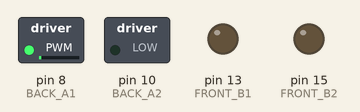
Recording of a program running on a simulated Raspberry Pi (header pin numbers). On the bench: switched loads named in the program (green lamp = pin HIGH), output pins drawn as LEDs (lit = HIGH).

Above: at 0.05 s.
At 1.0 s:
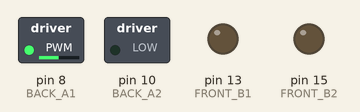
At 2.0 s:
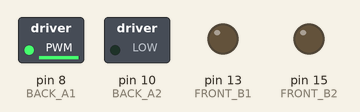
At 4.0 s:
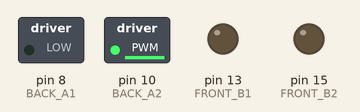
Timing chart, 0 to 5.2 s (numbered marks = the images above):
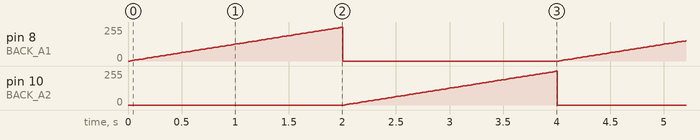

Measured:
- by itself, pin 8 (BACK_A1), pin 10 (BACK_A2): ramps from 0/255 to 252/255 and jumps back, once every 4.0 s

The program:

motorDrive.py
```python
import RPi.GPIO as GPIO
import time
GPIO.setmode(GPIO.BOARD)

"""back motor"""
BACK_A1=8
BACK_A2=10
GPIO.setup(BACK_A1, GPIO.OUT)
GPIO.setup(BACK_A2, GPIO.OUT)
"""front motor"""
FRONT_B1=13
FRONT_B2=15
GPIO.setup(FRONT_B1, GPIO.OUT)
GPIO.setup(FRONT_B2, GPIO.OUT)
"""
GPIO.output(11,1)
GPIO.output(12,0)
time.sleep(0.5)
GPIO.output(11,0)
GPIO.output(12,1)
time.sleep(0.5)
"""
speed=100
clock=20
p=GPIO.PWM(BACK_A1,clock)
q=GPIO.PWM(BACK_A2,clock)

p.start(0)
q.start(0)
"""
GPIO.output(FRONT_B1,1)
GPIO.output(FRONT_B2,0)
time.sleep(0.5)
GPIO.output(FRONT_B1,0)
GPIO.output(FRONT_B2,1)
time.sleep(0.5)
"""
try:

	while True:
					for i in range(speed):
								p.ChangeDutyCycle(i)
								time.sleep(0.02)
					for i in range(speed):
								p.ChangeDutyCycle(speed-i)

					p.ChangeDutyCycle(0)

					for i in range(speed):
								q.ChangeDutyCycle(i)
								time.sleep(0.02)
					for i in range(speed):
								q.ChangeDutyCycle(speed-i)

					q.ChangeDutyCycle(0)
except KeyboardInterrupt:
				pass
p.stop()
q.stop()
"""
GPIO.output(8,1)
GPIO.output(10,0)
time.sleep(0.5)
GPIO.output(8,0)
GPIO.output(10,1)
time.sleep(0.5)
"""
GPIO.cleanup()
```
